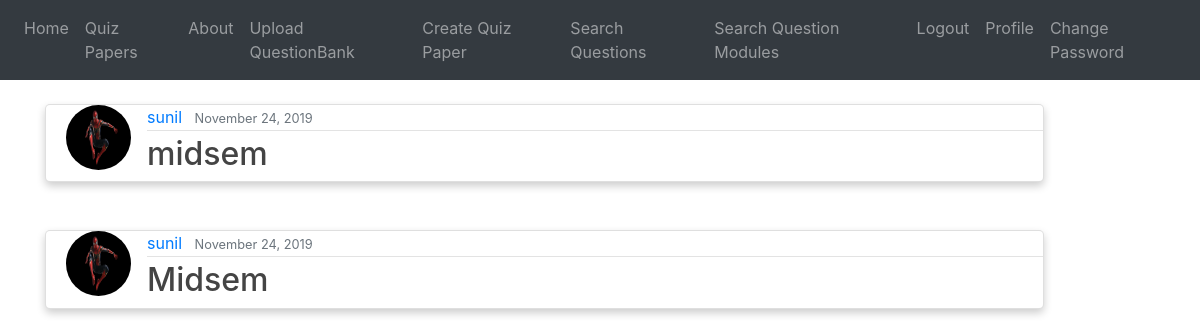
The page /quizzes/ (signed in) on the database as committed earlier.
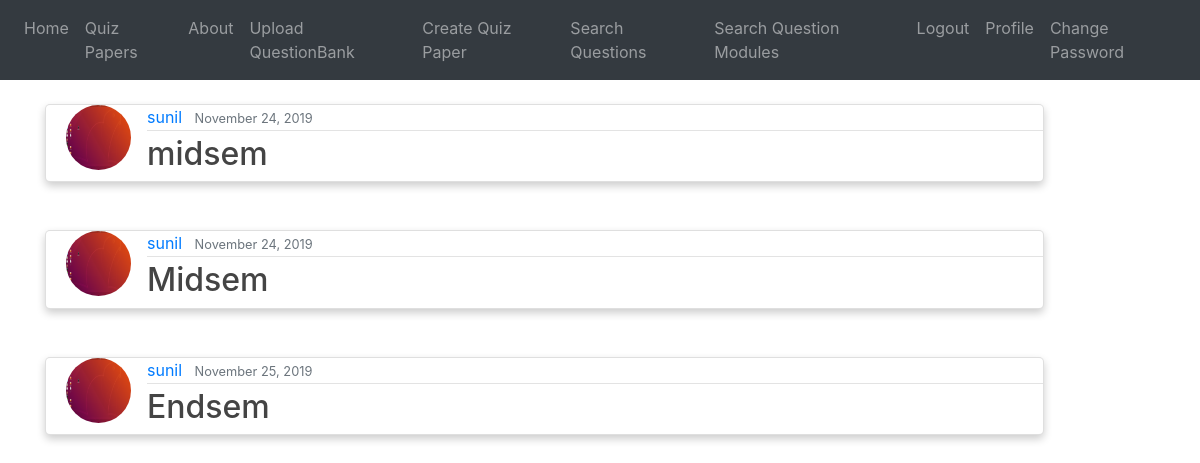
The same page on the database as committed later.
### blog/models.py (models this page shows, shortened)
class QuizPaper(models.Model):
    title = models.CharField(max_length=1000)
    author = models.ForeignKey(User, on_delete=models.CASCADE)
    qid_list = models.CharField(validators=[validate_comma_separated_integer_list], max_length=1000)
    qmid_list = models.CharField(validators=[validate_comma_separated_integer_list], max_length=1000)
    date_posted = models.DateTimeField(default=timezone.now)

### users/models.py (models this page shows, shortened)
class Profile(models.Model):
    user = models.OneToOneField(User, on_delete=models.CASCADE)
    image = models.ImageField(default='default.jpg', upload_to='profile_pics',
                              validators=[FileExtensionValidator(allowed_extensions=['jpg', 'png'])])

### blog/views.py (the view)
# urls.py: path('quizzes/', QuizListView.as_view(), name='quiz-papers'),
class QuizListView(ListView):
    model = QuizPaper
    template_name = 'blog/quizpapers_list.html' #<app>/<model>_<ListView>.html
    context_object_name = 'quizPapers'
    ordering = ['date_posted']
    def get_context_data(self, **kwargs):
        context = super().get_context_data(**kwargs)
        context['title'] = "Quiz Papers"
        return context

### blog/templates/blog/quizpapers_list.html
{% extends "blog/base.html" %}
{% block content %}
<br>
    {% for post in quizPapers %}
        {% if post.author == user %}
<div class="card">
        <article class="media content-section">
          <img class="rounded-circle article-img" width="10%" height="10%" src="{{ post.author.profile.image.url }}">
          <div class="media-body">
            <div class="article-metadata">
              <a class="mr-2" href="#">{{ post.author }}</a>
              <small class="text-muted">{{ post.date_posted|date:"F d, Y" }}</small>
            </div>
            <h2><a class="article-title" href="{% url 'quiz-detail' post.id %}">{{ post.title }}</a></h2>
          </div>
        </article>
</div>
<br><br>
        {% endif %}
    {% endfor %}
{% endblock content %}

Rows that differ between the two databases and show on the page:
changed QuizPaper "midsem": author.profile.image: a different picture
changed through a linked row, QuizPaper "Midsem": author.profile.image: a different picture
added QuizPaper: author.profile.image (picture), author "sunil", date_posted "November 25, 2019", title "Endsem"
